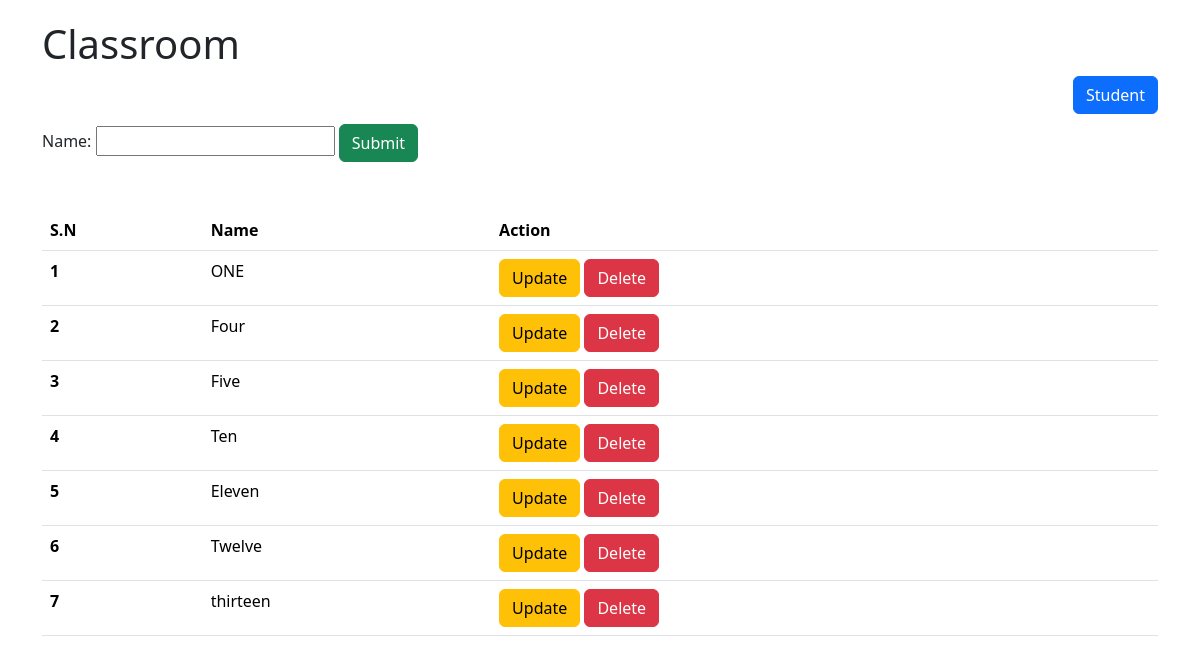
The app's page /cb/classroom/ with its own data.
### crud/models.py (models this page shows, shortened)
class ClassRoom(models.Model):
    name = models.CharField(max_length=20, unique=True)

### classbased/views.py (the view)
# urls.py: path("classroom/", ClassRoomAPIView.as_view()),
def classroom(request):
    if request.method == "POST":
        form = ClassRoomForm(request.POST)  # Validation Runs here
        if form.is_valid():  # checks whether submitted form valid or not
            name = form.cleaned_data.get("name")
            ClassRoom.objects.create(name=name)
        return redirect("cb_classroom")
    form = ClassRoomForm()
    classrooms = ClassRoom.objects.all()
    return render(request, template_name='classbased/classroom.html',
                  context={"title": "Classroom", "classrooms": classrooms,
                           "form": form})

### classbased/forms.py
class ClassRoomForm(forms.Form):
    name = forms.CharField(max_length=20)

### classbased/templates/classbased/classroom.html (shortened to what this page needs)
{% extends 'crud/base.html' %}
{% block content %}
    <h1>{{ title }}</h1>
    <a href="{% url 'crud_student' %}" style="float: right" class="btn btn-primary">Student</a>
    <br><br>
    <form method="post" action="{% url 'cb_model_classroom' %}">
        {{ form }}
        <button type="submit" class="btn btn-success">Submit</button>
    </form><br><br>
    <table class="table">
        <thead>
        <tr>
            <th scope="col">S.N</th>
            <th scope="col">Name</th>
            <th scope="col">Action</th>
        </tr>
        </thead>
        <tbody>
        {% for classroom in classrooms %}
            <tr>
                <th scope="row">{{ forloop.counter }}</th>
                <td>{{ classroom.name }}</td>
                <td>
                    <a class="btn btn-warning" href="{% url 'classroom_update' classroom.id %}">Update</a>
                    <a class="btn btn-danger" href="{% url 'classroom_delete' classroom.id %}">Delete</a>
                </td>
            </tr>
        {% endfor %}
        </tbody>
    </table>
{% endblock %}

### records on screen
ClassRoom: name "ONE"
ClassRoom: name "Four"
ClassRoom: name "Five"
ClassRoom: name "Ten"
ClassRoom: name "Eleven"
ClassRoom: name "Twelve"
ClassRoom: name "thirteen"

### other values on screen
{{ title }} "Classroom"
